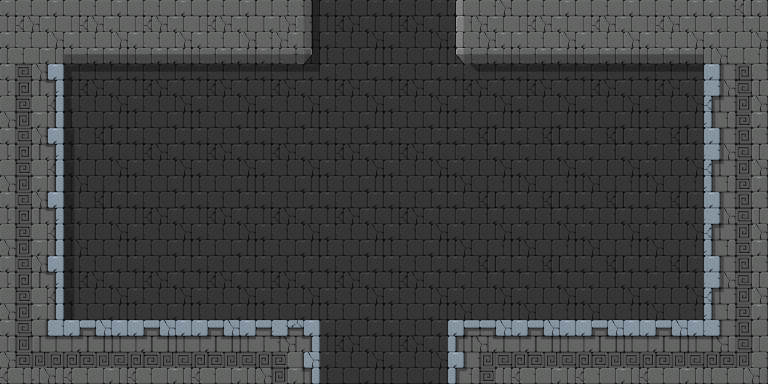

A level layout from a 2D game, rendered from its tile map. Below: a short description, then the map file with tile-grid data replaced by summaries:
An orthogonal 12x6 tile map with 64x64 px tiles, 4 tile layers (background, foreground, objects, mainlayer) and 7 objects (OnSidePlatform).

<map version="1.0" orientation="orthogonal" width="12" height="6" tilewidth="64" tileheight="64">
 <properties>
  <property name="physicsGravityY" value="-9.81" />
  <property name="physicsSimulationSpeed" value="1.0" />
  <property name="restrictScrollingToMapBoundary" value="YES" />
 </properties>
 <tileset firstgid="1" name="Tileset_Geometry_16x16_256" tilewidth="64" tileheight="64">
  <image source="Tileset_64x64.png" width="512" height="576" />
 </tileset>
 <layer name="background" width="12" height="6">
  <data>[72 cells, 64 non-empty, 8 distinct tile ids]</data>
 </layer>
 <layer name="foreground" width="12" height="6">
  <data>[72 cells, 28 non-empty, 12 distinct tile ids]</data>
 </layer>
 <layer name="objects" width="12" height="6">
  <data>[72 cells, 0 non-empty, 0 distinct tile ids]</data>
 </layer>
 <layer name="mainlayer" width="12" height="6">
  <data>[72 cells, 0 non-empty, 0 distinct tile ids]</data>
 </layer>
 <objectgroup color="#5858a4" draworder="topdown" name="collisions" width="12" height="6">
  <object x="0" y="0" width="320" height="64" />
  <object x="448" y="0" width="320" height="64" />
  <object x="704" y="64" width="64" height="256" />
  <object x="0" y="64" width="64" height="256" />
  <object x="0" y="320" width="320" height="64" />
  <object x="448" y="320" width="320" height="64" />
 </objectgroup>
 <objectgroup draworder="topdown" name="game objects" width="12" height="6">
  <object name="OnSidePlatform1" type="OnSidePlatform" x="320" y="128" width="127" height="5" />
 </objectgroup>
</map>
